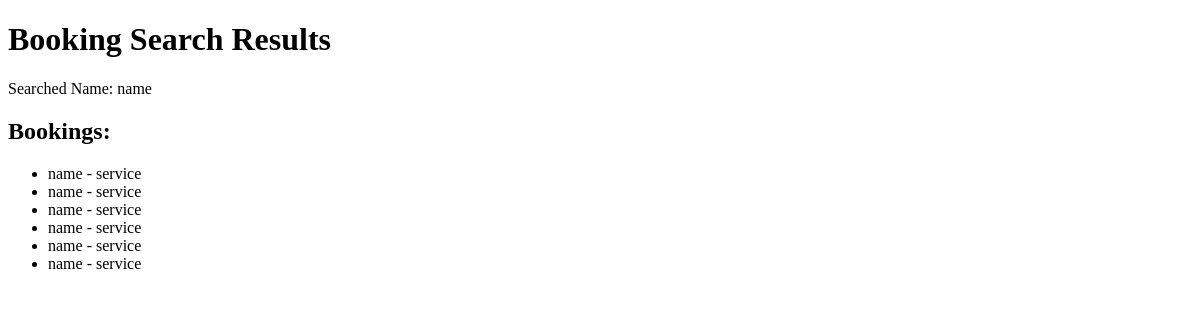
Page /whinter/searching/name on the earlier database version.
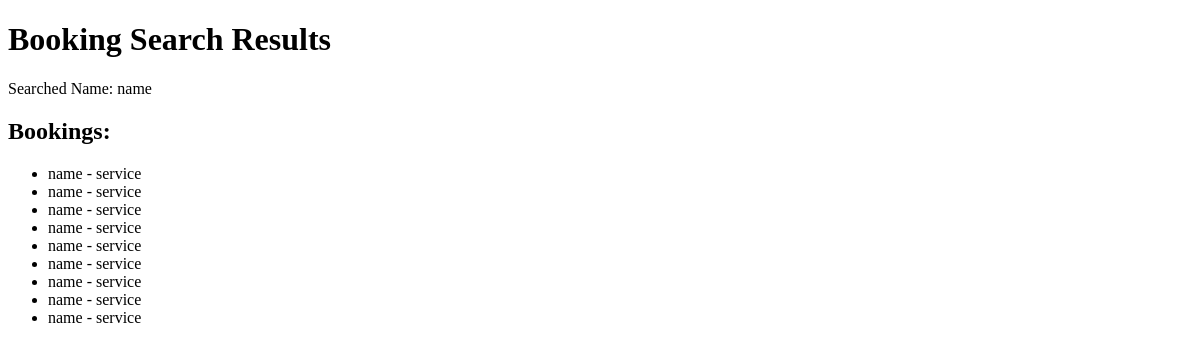
Same page on the later database version.
### whinter/models.py (models this page shows, shortened)
class Booking(models.Model):
    name = models.CharField(max_length=50)
    service = models.CharField(max_length=50)

### whinter/views.py (the view)
# urls.py: path("searching/<name>", search),
def search(request, name):
    print("-" * 100)
    print("-" * 100)
    print(request.method)
    booking = Booking.objects.filter(name=name).all()
    context = {
        'name' : name,
        'bookings' : booking
    }
    return render(request, 'template2.html', context)

### whinter/templates/template2.html (shortened to what this page needs)
<!DOCTYPE html>
<html lang="en">
<head>
</head>
<body>
    <h1>Booking Search Results</h1>
    <p>Searched Name: {{ name }}</p>
    {% if bookings %}
        <h2>Bookings:</h2>
        <ul>
            {% for booking in bookings %}
                <li>{{ booking.name }} - {{ booking.service }}</li>
            {% endfor %}
        </ul>
    {% else %}
        <p>No bookings found for the searched name.</p>
    {% endif %}
</body>
</html>

Differences in the rows shown:
added Booking: name "name", service "service"
added Booking: name "name", service "service"
added Booking: name "name", service "service"
